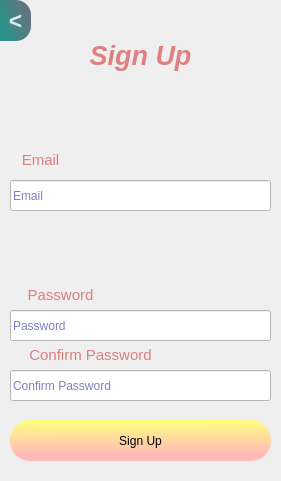
  <widget class="QWidget" name="widget_register" native="true">
   <property name="geometry">
    <rect>
     <x>350</x>
     <y>30</y>
     <width>281</width>
     <height>481</height>
    </rect>
   </property>
   <widget class="QPushButton" name="s_register">
    <property name="geometry">
     <rect>
      <x>10</x>
      <y>420</y>
      <width>261</width>
      <height>41</height>
     </rect>
    </property>
    <property name="cursor">
     <cursorShape>PointingHandCursor</cursorShape>
    </property>
    <property name="mouseTracking">
     <bool>true</bool>
    </property>
    <property name="toolTip">
     <string/>
    </property>
    <property name="styleSheet">
     <string notr="true">QPushButton#s_register{
border-radius:20px;
font: 20pt &quot;Arial Unicode MS&quot;;
background-color: qlineargradient(spread:pad, x1:0.489, y1:0.0113636, x2:0.5, y2:1, stop:0 rgba(255, 255, 127, 255), stop:0.829545 rgba(255, 186, 186, 255));
}
QPushButton#s_register:pressed{
padding-left:5px;
padding-top:5px;
}</string>
    </property>
    <property name="text">
     <string>Sign Up</string>
    </property>
   </widget>
   <widget class="QLabel" name="label_8">
    <property name="geometry">
     <rect>
      <x>0</x>
      <y>30</y>
      <width>281</width>
      <height>51</height>
     </rect>
    </property>
    <property name="styleSheet">
     <string notr="true">color: rgb(223, 129, 129);</string>
    </property>
    <property name="text">
     <string>&lt;html&gt;&lt;head/&gt;&lt;body&gt;&lt;p align=&quot;center&quot;&gt;&lt;span style=&quot; font-size:20pt; font-weight:700; font-style:italic;&quot;&gt;Sign Up&lt;/span&gt;&lt;/p&gt;&lt;/body&gt;&lt;/html&gt;</string>
    </property>
   </widget>
   <widget class="QLineEdit" name="s_email">
    <property name="geometry">
     <rect>
      <x>10</x>
      <y>180</y>
      <width>261</width>
      <height>31</height>
     </rect>
    </property>
    <property name="styleSheet">
     <string notr="true">background-color: rgb(255, 255, 255);
color: rgb(0, 0, 127);</string>
    </property>
    <property name="placeholderText">
     <string>Email</string>
    </property>
   </widget>
   <widget class="QLabel" name="label_9">
    <property name="geometry">
     <rect>
      <x>10</x>
      <y>280</y>
      <width>101</width>
      <height>30</height>
     </rect>
    </property>
    <property name="styleSheet">
     <string notr="true">color: rgb(220, 127, 127);
font: 700 20pt &quot;Segoe Print&quot;;</string>
    </property>
    <property name="text">
     <string>&lt;html&gt;&lt;head/&gt;&lt;body&gt;&lt;p align=&quot;center&quot;&gt;&lt;span style=&quot; font-size:11pt;&quot;&gt;Password&lt;/span&gt;&lt;/p&gt;&lt;/body&gt;&lt;/html&gt;</string>
    </property>
   </widget>
   <widget class="QLabel" name="label_10">
    <property name="geometry">
     <rect>
      <x>10</x>
      <y>340</y>
      <width>161</width>
      <height>30</height>
     </rect>
    </property>
    <property name="styleSheet">
     <string notr="true">color: rgb(220, 127, 127);
font: 700 20pt &quot;Segoe Print&quot;;</string>
    </property>
    <property name="text">
     <string>&lt;html&gt;&lt;head/&gt;&lt;body&gt;&lt;p align=&quot;center&quot;&gt;&lt;span style=&quot; font-size:11pt;&quot;&gt;Confirm Password&lt;/span&gt;&lt;/p&gt;&lt;/body&gt;&lt;/html&gt;</string>
    </property>
   </widget>
   <widget class="QLineEdit" name="s_password">
    <property name="geometry">
     <rect>
      <x>10</x>
      <y>310</y>
      <width>261</width>
      <height>31</height>
     </rect>
    </property>
    <property name="styleSheet">
     <string notr="true">background-color: rgb(255, 255, 255);
color: rgb(0, 0, 127);</string>
    </property>
    <property name="echoMode">
     <enum>QLineEdit::PasswordEchoOnEdit</enum>
    </property>
    <property name="placeholderText">
     <string>Password</string>
    </property>
   </widget>
   <widget class="QLabel" name="label_11">
    <property name="geometry">
     <rect>
      <x>10</x>
      <y>150</y>
      <width>61</width>
      <height>21</height>
     </rect>
    </property>
    <property name="styleSheet">
     <string notr="true">font: 700 20pt &quot;Segoe Print&quot;;
color: rgb(220, 127, 127);</string>
    </property>
    <property name="text">
     <string>&lt;html&gt;&lt;head/&gt;&lt;body&gt;&lt;p align=&quot;center&quot;&gt;&lt;span style=&quot; font-size:11pt;&quot;&gt;Email&lt;/span&gt;&lt;/p&gt;&lt;/body&gt;&lt;/html&gt;</string>
    </property>
   </widget>
   <widget class="QLineEdit" name="s_confirm_password">
    <property name="geometry">
     <rect>
      <x>10</x>
      <y>370</y>
      <width>261</width>
      <height>31</height>
     </rect>
    </property>
    <property name="styleSheet">
     <string notr="true">background-color: rgb(255, 255, 255);
color: rgb(0, 0, 127);</string>
    </property>
    <property name="echoMode">
     <enum>QLineEdit::PasswordEchoOnEdit</enum>
    </property>
    <property name="placeholderText">
     <string>Confirm Password</string>
    </property>
   </widget>
   <widget class="QPushButton" name="s_back">
    <property name="geometry">
     <rect>
      <x>0</x>
      <y>0</y>
      <width>31</width>
      <height>41</height>
     </rect>
    </property>
    <property name="font">
     <font>
      <pointsize>17</pointsize>
      <bold>true</bold>
     </font>
    </property>
    <property name="styleSheet">
     <string notr="true">QPushButton#s_back{
background-color: qlineargradient(spread:pad, x1:0, y1:0.505682, x2:1, y2:0, stop:0 rgba(11, 131, 120, 219), stop:0.829545 rgba(85, 98, 112, 226));
color:rgba(255,255,255,210);
border-top-right-radius:15px;
border-bottom-right-radius:15px;
}
QPushButton#s_back:hover{
background-color: qlineargradient(spread:pad, x1:0, y1:0.505682, x2:1, y2:0, stop:0 rgba(150, 123, 111, 219), stop:0.829545 rgba(85, 81, 84, 226));
color:rgba(255,255,255,210);
}
QPushButton#s_back:pressed{
padding-left:5px;
padding-top:5px;
background-color:rgba(150,123,111,255)
}</string>
    </property>
    <property name="text">
     <string>&lt;</string>
    </property>
   </widget>
  </widget>
